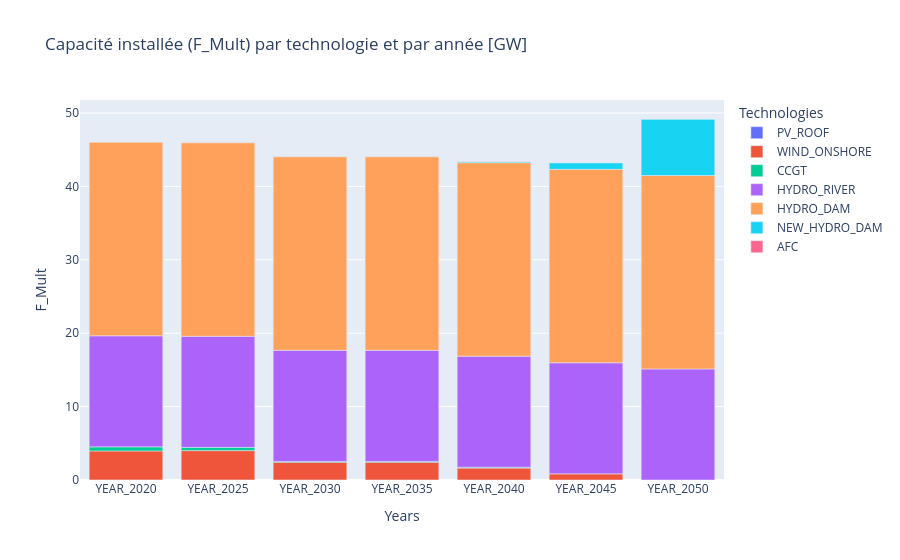

Write notebook code for a chart like this one.
### Code cell
plot_elec_mult_positive(results_materials_relax, elec_positive_relax)

### Figure 1 — Plotly figure (JSON) as saved in the notebook; plotly's stock layout.template omitted (floating-point values rounded to 4 significant figures)
{"data": [{"hovertemplate": "Technologies=PV_ROOF<br>Years=%{x}<br>F_Mult=%{y}<extra></extra>", "legendgroup": "PV_ROOF", "marker": {"color": "#636efa", "pattern": {"shape": ""}}, "name": "PV_ROOF", "orientation": "v", "showlegend": true, "textposition": "auto", "type": "bar", "x": ["YEAR_2020", "YEAR_2025", "YEAR_2030", "YEAR_2035", "YEAR_2040", "YEAR_2045"], "xaxis": "x", "y": [0.0118, 0.0118, 0.00944, 0.00708, 0.00472, 0.00236], "yaxis": "y"}, {"hovertemplate": "Technologies=WIND_ONSHORE<br>Years=%{x}<br>F_Mult=%{y}<extra></extra>", "legendgroup": "WIND_ONSHORE", "marker": {"color": "#EF553B", "pattern": {"shape": ""}}, "name": "WIND_ONSHORE", "orientation": "v", "showlegend": true, "textposition": "auto", "type": "bar", "x": ["YEAR_2020", "YEAR_2025", "YEAR_2030", "YEAR_2035", "YEAR_2040", "YEAR_2045"], "xaxis": "x", "y": [3.946, 3.992, 2.414, 2.414, 1.624, 0.8352], "yaxis": "y"}, {"hovertemplate": "Technologies=CCGT<br>Years=%{x}<br>F_Mult=%{y}<extra></extra>", "legendgroup": "CCGT", "marker": {"color": "#00cc96", "pattern": {"shape": ""}}, "name": "CCGT", "orientation": "v", "showlegend": true, "textposition": "auto", "type": "bar", "x": ["YEAR_2020", "YEAR_2025", "YEAR_2030", "YEAR_2035", "YEAR_2040"], "xaxis": "x", "y": [0.5557, 0.4446, 0.1111, 0.1111, 0.1111], "yaxis": "y"}, {"hovertemplate": "Technologies=HYDRO_RIVER<br>Years=%{x}<br>F_Mult=%{y}<extra></extra>", "legendgroup": "HYDRO_RIVER", "marker": {"color": "#ab63fa", "pattern": {"shape": ""}}, "name": "HYDRO_RIVER", "orientation": "v", "showlegend": true, "textposition": "auto", "type": "bar", "x": ["YEAR_2020", "YEAR_2025", "YEAR_2030", "YEAR_2035", "YEAR_2040", "YEAR_2045", "YEAR_2050"], "xaxis": "x", "y": [15.13, 15.13, 15.13, 15.13, 15.13, 15.13, 15.13], "yaxis": "y"}, {"hovertemplate": "Technologies=HYDRO_DAM<br>Years=%{x}<br>F_Mult=%{y}<extra></extra>", "legendgroup": "HYDRO_DAM", "marker": {"color": "#FFA15A", "pattern": {"shape": ""}}, "name": "HYDRO_DAM", "orientation": "v", "showlegend": true, "textposition": "auto", "type": "bar", "x": ["YEAR_2020", "YEAR_2025", "YEAR_2030", "YEAR_2035", "YEAR_2040", "YEAR_2045", "YEAR_2050"], "xaxis": "x", "y": [26.36, 26.36, 26.36, 26.36, 26.36, 26.36, 26.36], "yaxis": "y"}, {"hovertemplate": "Technologies=NEW_HYDRO_DAM<br>Years=%{x}<br>F_Mult=%{y}<extra></extra>", "legendgroup": "NEW_HYDRO_DAM", "marker": {"color": "#19d3f3", "pattern": {"shape": ""}}, "name": "NEW_HYDRO_DAM", "orientation": "v", "showlegend": true, "textposition": "auto", "type": "bar", "x": ["YEAR_2040", "YEAR_2045", "YEAR_2050"], "xaxis": "x", "y": [0.1432, 0.9002, 7.686], "yaxis": "y"}, {"hovertemplate": "Technologies=AFC<br>Years=%{x}<br>F_Mult=%{y}<extra></extra>", "legendgroup": "AFC", "marker": {"color": "#FF6692", "pattern": {"shape": ""}}, "name": "AFC", "orientation": "v", "showlegend": true, "textposition": "auto", "type": "bar", "x": ["YEAR_2040", "YEAR_2045", "YEAR_2050"], "xaxis": "x", "y": [0.00499, 0.00499, 0.00499], "yaxis": "y"}], "layout": {"barmode": "relative", "legend": {"title": {"text": "Technologies"}, "tracegroupgap": 0}, "title": {"text": "Capacité installée (F_Mult) par technologie et par année [GW]"}, "xaxis": {"anchor": "y", "categoryarray": ["YEAR_2020", "YEAR_2025", "YEAR_2030", "YEAR_2035", "YEAR_2040", "YEAR_2045", "YEAR_2050"], "categoryorder": "array", "domain": [0, 1], "title": {"text": "Years"}}, "yaxis": {"anchor": "x", "domain": [0, 1], "title": {"text": "F_Mult"}}}}
